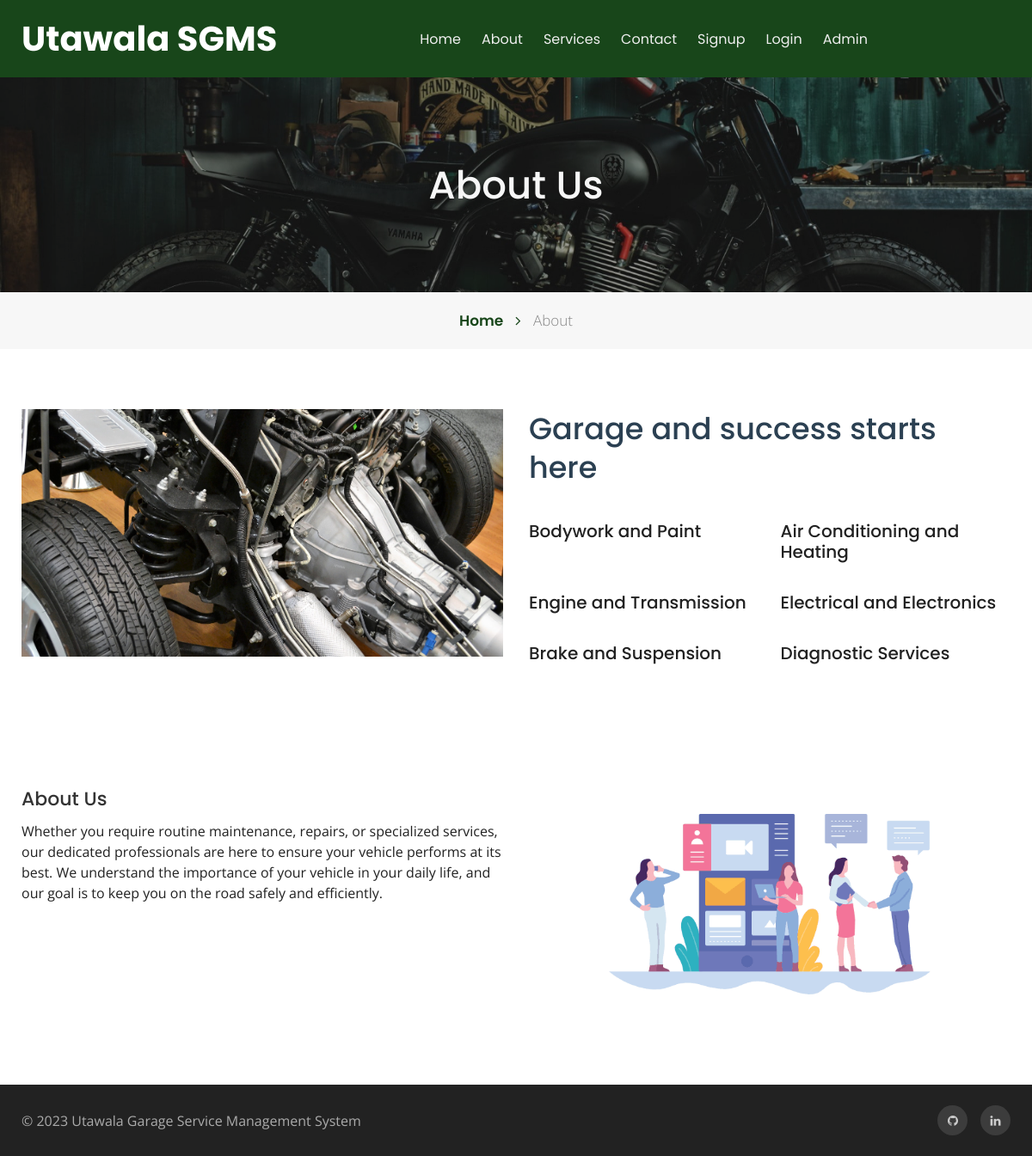
Page /PHP/about.php on the committed database.
### tables this page shows
CREATE TABLE `tblpage` (
  `ID` int(10) NOT NULL,
  `PageType` varchar(200) DEFAULT NULL,
  `PageTitle` mediumtext DEFAULT NULL,
  `PageDescription` mediumtext DEFAULT NULL,
  `Email` varchar(200) DEFAULT NULL,
  `MobileNumber` bigint(10) DEFAULT NULL,
  `UpdationDate` date DEFAULT NULL,
  `Timing` varchar(200) NOT NULL
);

### PHP/about.php (the view, shortened to what this page needs)
<?php
include('includes/dbconnection.php');
?>
<!doctype html>
<html lang="en">
  <head>
    <link rel="stylesheet" href="assets/css/style-starter.css">
  </head>
  <body id="home">
<?php include_once('includes/header.php');?>
    <section class="w3l-inner-banner-main">
        <div class="about-inner about ">
            <div class="container">
                <div class="main-titles-head text-center">
                <h3 class="header-name ">
					About Us
                </h3>
            </div>
</div>
   </div>
   <div class="breadcrumbs-sub">
   <div class="container">
    <ul class="breadcrumbs-custom-path">
        <li class="right-side propClone"><a href="index.php" class="">Home <span class="fa fa-angle-right" aria-hidden="true"></span></a> <p></li>
        <li class="active ">About</li>
    </ul>
</div>
</div>
    </section>
<section class="w3l-content-with-photo-4"  id="about">
    <div class="content-with-photo4-block ">
        <div class="container">
            <div class="cwp4-two row">
            <div class="cwp4-image col-xl-6">
                <img src="assets/images/garage1.jpg" alt="product" class="img-responsive about-me">
            </div>
                <div class="cwp4-text col-xl-6 ">
                    <div class="posivtion-grid">
                    <h3 class="">Garage and success starts here</h3>
                    <div class="hair-two-colums">
                        <div class="hair-left">
<h5>
Bodywork and Paint</h5>
</div>
                                                                                <div class="hair-left">
                                                                                    <h5>Air Conditioning and Heating</h5>
                                                                                </div>
                                                                                 <div class="hair-left">
                                                                                    <h5>Engine and Transmission</h5>
                                                                                </div>
   <div class="hair-left">
                                                                                    <h5>Electrical and Electronics</h5>
                                                                                </div>
                                                                                   <div class="hair-left">
                                                                                    <h5>Brake and Suspension</h5>
                                                                                </div>
                                                                                   <div class="hair-left">
                                                                                    <h5>Diagnostic Services</h5>
                                                                                </div>
                </div>
            </div>
        </div>
        </div>
    </div>
</div>
</section>
<section class="w3l-recent-work">
	<div class="jst-two-col">
		<div class="container">
<div class="row">
		<div class="my-bio col-lg-6">
	<div class="hair-make">
		<?php
$ret=mysqli_query($con,"select * from tblpage where PageType='aboutus' ");
while ($row=mysqli_fetch_array($ret)) {
?>
		<h5><a href="blog.html"><?php  echo $row['PageTitle'];?></a></h5>
		<p class="para mt-2"><?php  echo $row['PageDescription'];?></p><?php } ?>
	</div>
	</div>
	<div class="col-lg-6 ">
		<img src="assets/images/about-us.png" alt="product" class="img-responsive about-me">
	</div>
</div>
		</div>
	</div>
</section>
<?php include_once('includes/footer.php');?>
</body>
</html>

### rows in the picture
tblpage: PageTitle "About Us", PageDescription "Whether you require routine maintenance, repairs, or specialized services, our dedicated professionals are here to ensure your vehicle performs at its best. We understand the importance of your vehicle in your daily life, and our goal is to keep you on the road safely and efficiently."
